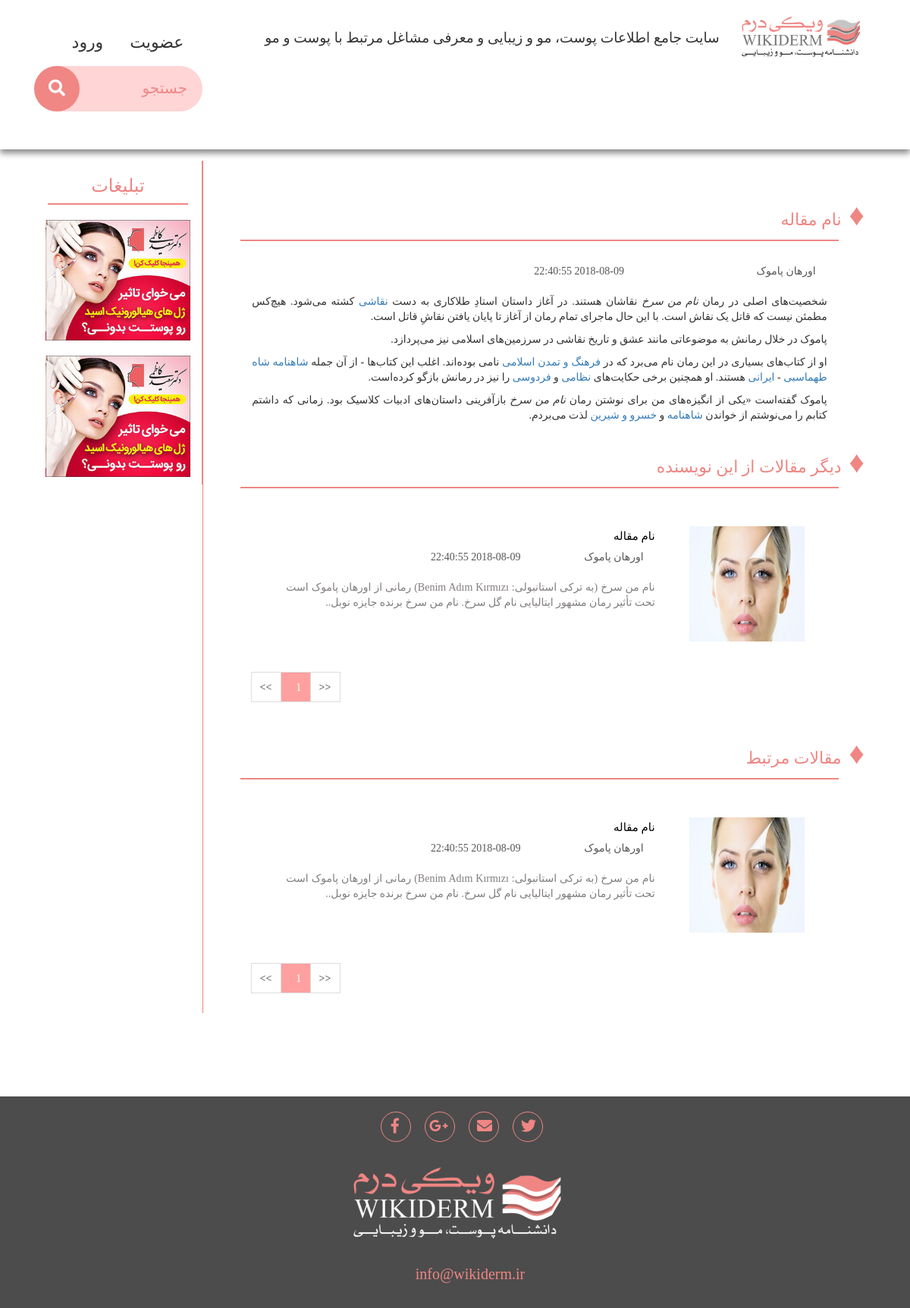
Page /maghale.php?ID=namemansorkh on the earlier database version.
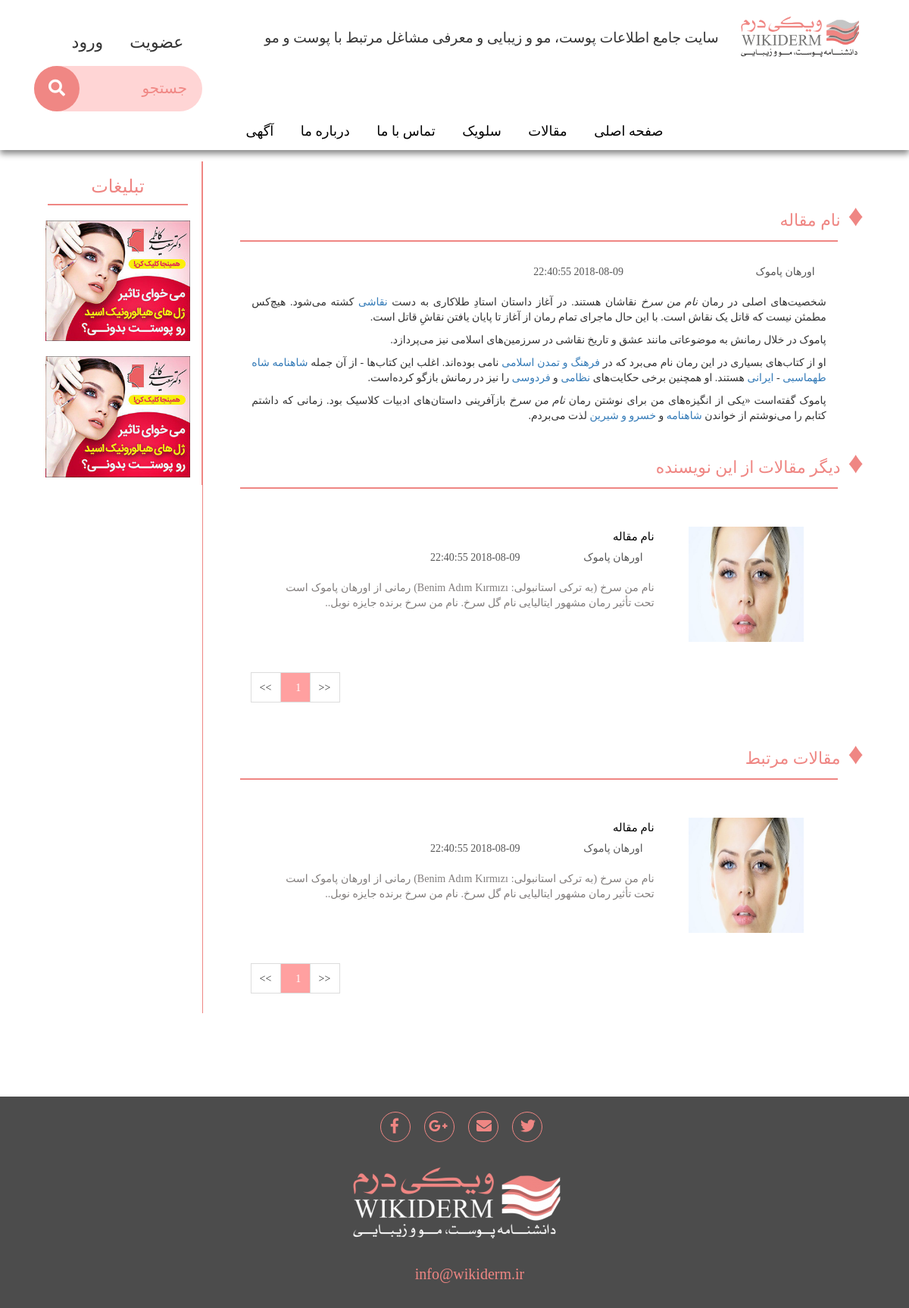
Same page on the later database version.
### tables this page shows
CREATE TABLE Paper(ID int NOT NULL AUTO_INCREMENT,
                  XMLNAME VARCHAR(300),
                  name VARCHAR(300),
                  writer VARCHAR(300),
                  Mokhtasar VARCHAR(1000),
                  image VARCHAR(1000),
                  time TIMESTAMP,
                  realtime VARCHAR(200),
                  mahbobiat int DEFAULT 0,
                  post_name VARCHAR(300) DEFAULT "",
                  dastebandi VARCHAR(300),
  PRIMARY KEY (ID)) DEFAULT CHARSET=utf8;

CREATE TABLE menue(
  ID int NOT NULL AUTO_INCREMENT,
  name VARCHAR(1000),
  link VARCHAR(100),
  active int default 0,
  PRIMARY KEY (ID)) DEFAULT CHARSET=utf8;

### maghale.php (the view, shortened to what the rows shown need)
<?php
include 'Settings.php';
if (isset($_GET['ID'])) {
    $ID = $_GET['ID'];
    $query = "SELECT * FROM Paper WHERE post_name='$ID';";
    $result = $connection->query($query);
    if ($row = $result->fetch_assoc()) {
        $subj = $row['name'];
        $writer = $row['writer'];
        $time = $row['realtime'];
        $dastebandi = $row['dastebandi'];
    } else{
        header('Location:/');
    }
}else {
    header('Location:/');
}
?>
<!DOCTYPE html>
<html lang="fa" dir="rtl">
<head>
    <link rel="stylesheet" href="css/bootstrap.css"/>
    <link rel="stylesheet" href="css/global.css"/>
    <link rel="stylesheet" href="css/maghale.css"/>
    <link href="css/font-awesome/font-awesome.min.css" rel="stylesheet" type="text/css">
    <link rel="stylesheet" href="https://use.fontawesome.com/releases/v5.6.3/css/all.css">
</head>
<body>
<?php
include 'header.php';
?>
<div class="container">
    <div  id="main" class="home_main">
        <div class="col-md-12 test">
            <div class="mainDiv">
                    <div class="col-md-12 pull-right col-xs-12" >
                        <h1>
                            <span class="fontDiam"> &#9830; </span>
                            <?php echo $subj; ?>
                        </h1>
                        <div class="col-md-12 hrline"></div>
                        <div class="afterHr">
                            <div class="col-md-12 nametime col-xs-12 ">
                                <div class="col-md-8 col-xs-12 ">
                                    <?php echo $time; ?>
                                </div>
                                <div class="col-md-4 col-xs-12 ">
                                    <?php echo $writer; ?>
                                </div>
                            </div>
                            <div class="col-md-12 col-xs-12 text-justify">
                            </div>
                        </div>
                    </div>
                <?php
                $query = "SELECT * FROM Paper WHERE writer LIKE '%$writer%'";
                $result = $connection->query($query) ;
                $pagenum = $result->num_rows;
                if($pagenum>0) {
                    ?>
                    <div class="col-md-12">
                        <h1>
                            <span class="fontDiam"> &#9830; </span>
                            دیگر مقالات از این نویسنده
                        </h1>
                        <div class="afterHr row">
                            <div class="col-md-12">
                                <div id="replacepagination1" class="<?php echo $writer;?>">
                                    <?php
                                    $page = 1;
                                    $a = ($page - 1) * 2;
                                    $query = "SELECT * FROM Paper WHERE writer LIKE '%$writer%' LIMIT $a , 2;";
                                    $result = $connection->query($query);
                                    while ($row = $result->fetch_assoc()) {
                                        $name = $row['name'];
                                        $writer = $row['writer'];
                                        $time = $row['realtime'];
                                        $mokhtasar = $row['Mokhtasar'];
                                        $image = $row['image'];
                                        $image = substr($image, 3);
                                        ?>
                                        <div class="col-md-12 Paperdiv col-xs-12 col-xs-12 ">
                                            <div class="col-md-3 pull-right col-xs-12 ">
                                                <img src="<?php echo $image; ?>" width="100%" height="100%"
                                                     alt="paperimg">
                                            </div>
                                            <div class="col-md-9 PaperText pull-right col-xs-12 col-xs-12 ">
                                                <div class="col-md-12 col-xs-12 ">
                                                    <h2 class="papname">
                                                        <?php echo $name; ?>
                                                    </h2>
                                                </div>
                                                <div class="col-md-12 nametime col-xs-12 ">
                                                    <div class="col-md-8 col-xs-12 ">
                                                        <?php echo $time; ?>
                                                    </div>
                                                    <div class="col-md-4 col-xs-12 ">
                                                        <?php echo $writer; ?>
                                                    </div>
                                                </div>
                                                <div class="col-md-12 summ col-xs-12 ">
                                                    <?php echo $mokhtasar; ?>
                                                </div>
                                            </div>
                                        </div>
                                        <br>
                                        <?php
                                    }
                                    ?>
                                </div>
                            </div>
                        </div>
                    </div>
                    <?php
                }
                ?>
                <?php
                $query = "SELECT * FROM Paper WHERE dastebandi='$dastebandi';";
                $result = $connection->query($query) ;
                $pagenum = $result->num_rows;
                if($pagenum>0) {
                    ?>
                    <div class="col-md-12">
                        <h1>
                            <span class="fontDiam"> &#9830; </span>
مقالات مرتبط
                        </h1>
                        <div class="afterHr row">
                            <div class="col-md-12">
                                <div id="replacepagination2" class="<?php echo $dastebandi;?>">
                                    <?php
                                    $page = 1;
                                    $a = ($page - 1) * 2;
                                    $query = "SELECT * FROM Paper WHERE dastebandi='$dastebandi' LIMIT $a , 2;";
                                    $result = $connection->query($query);
                                    while ($row = $result->fetch_assoc()) {
                                        $name = $row['name'];
                                        $writer = $row['writer'];
                                        $time = $row['realtime'];
                                        $mokhtasar = $row['Mokhtasar'];
                                        $image = $row['image'];
                                        $image = substr($image, 3);
                                        ?>
                                        <div class="col-md-12 Paperdiv col-xs-12 col-xs-12 ">
                                            <div class="col-md-3 pull-right col-xs-12 ">
                                                <img src="<?php echo $image; ?>" width="100%" height="100%"
                                                     alt="paperimg">
                                            </div>
                                            <div class="col-md-9 PaperText pull-right col-xs-12 col-xs-12 ">
                                                <div class="col-md-12 col-xs-12 ">
                                                    <h2 class="papname">
                                                        <?php echo $name; ?>
                                                    </h2>
                                                </div>
                                                <div class="col-md-12 nametime col-xs-12 ">
                                                    <div class="col-md-8 col-xs-12 ">
                                                        <?php echo $time; ?>
                                                    </div>
                                                    <div class="col-md-4 col-xs-12 ">
                                                        <?php echo $writer; ?>
                                                    </div>
                                                </div>
                                                <div class="col-md-12 summ col-xs-12 ">
                                                    <?php echo $mokhtasar; ?>
                                                </div>
                                            </div>
                                        </div>
                                        <br>
                                        <?php
                                    }
                                    ?>
                                </div>
                            </div>
                        </div>
                    </div>
                    <?php
                }
                ?>
            </div>
        </div>
    </div>
</div>
</body>
</html>

### header.php (shortened to what the rows shown need)
<div class="header col-lg-12 col-md-12 ">
    <div class="hiddenthisxs">
        <div class="headerall col-md-12">
            <div class="col-md-12">
                <div class="pull-right padding20_0 col-md-9">
                    <div class="col-md-9 headerH">
                        <h1 class="small">
                            سایت جامع اطلاعات پوست، مو و زیبایی و معرفی مشاغل مرتبط با پوست و مو
                        </h1>
                    </div>
                </div>
            </div>
            <div class="menu col-md-12">
                <ul class="dark_text">
                    <?php
                    $query = "SELECT * FROM menue;";
                    $result = $connection->query($query);
                    while ($row=$result->fetch_assoc()) {
                        $link = $row['link'];
                        $name = $row['name'];
                        ?>
                        <a href="<?php echo $link;?>" ><li><?php echo $name;?></li></a>
                        <?php
                    }
                    ?>
                </ul>
            </div>
        </div>
    </div>
</div>

Differences in the rows shown:
added menue: name "صفحه اصلی"
added menue: name "مقالات"
added menue: name "سلویک"
added menue: name "تماس با ما"
added menue: name "درباره ما"
added menue: name "آگهی"
